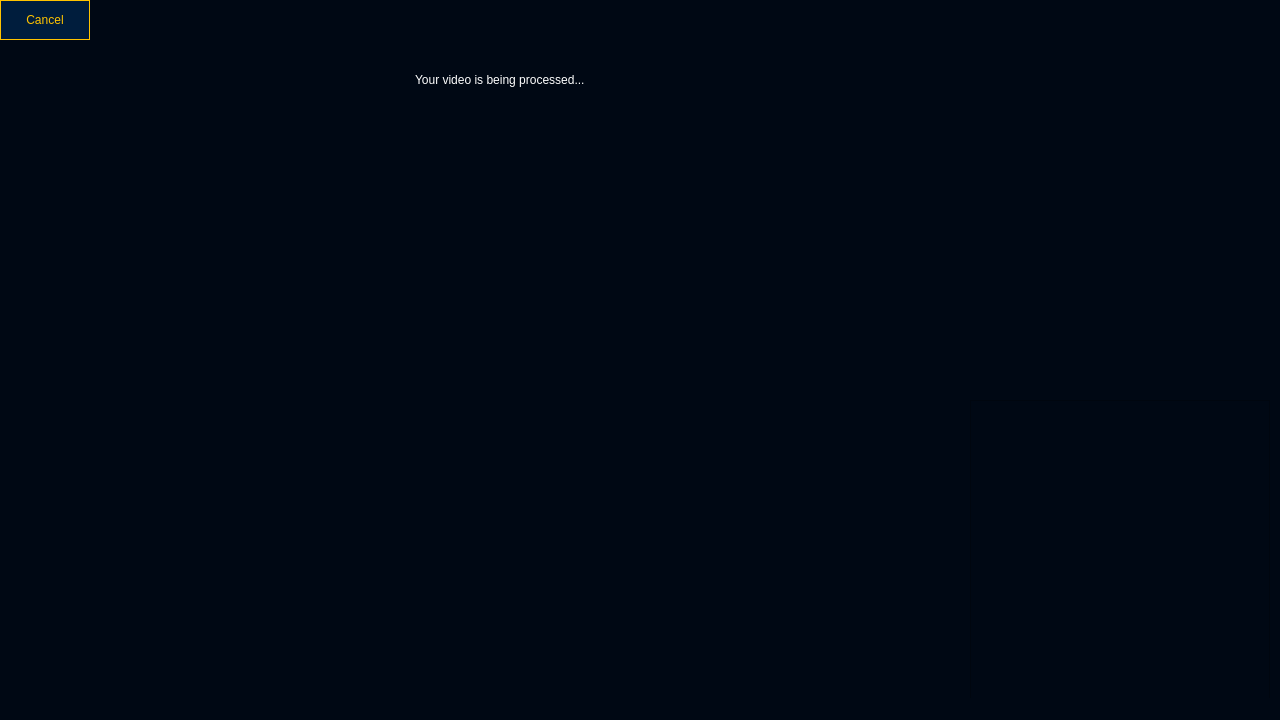
<?xml version="1.0" encoding="UTF-8"?>
<ui version="4.0">
 <class>MainWindow</class>
 <widget class="QMainWindow" name="MainWindow">
  <property name="geometry">
   <rect>
    <x>0</x>
    <y>0</y>
    <width>1280</width>
    <height>720</height>
   </rect>
  </property>
  <property name="windowTitle">
   <string>MainWindow</string>
  </property>
  <property name="styleSheet">
   <string notr="true">background-color: rgb(0, 8, 20);</string>
  </property>
  <widget class="QWidget" name="centralwidget">
   <widget class="QLabel" name="lStatus">
    <property name="geometry">
     <rect>
      <x>415</x>
      <y>60</y>
      <width>451</width>
      <height>40</height>
     </rect>
    </property>
    <property name="styleSheet">
     <string notr="true">color: rgb(255, 255, 255);
font: 24pt &quot;MS Shell Dlg 2&quot;;</string>
    </property>
    <property name="text">
     <string>Your video is being processed...</string>
    </property>
   </widget>
   <widget class="QLabel" name="lAnim">
    <property name="geometry">
     <rect>
      <x>440</x>
      <y>160</y>
      <width>400</width>
      <height>400</height>
     </rect>
    </property>
    <property name="text">
     <string/>
    </property>
   </widget>
   <widget class="QPushButton" name="btnCancel">
    <property name="geometry">
     <rect>
      <x>0</x>
      <y>0</y>
      <width>90</width>
      <height>40</height>
     </rect>
    </property>
    <property name="styleSheet">
     <string notr="true">background-color: rgb(0, 29, 61);
border: 1px solid rgb(255, 195, 0);
color: rgb(255, 195, 0);
font: 20pt &quot;MS Shell Dlg 2&quot;;</string>
    </property>
    <property name="text">
     <string>Cancel</string>
    </property>
   </widget>
   <widget class="QScrollArea" name="scrollArea">
    <property name="geometry">
     <rect>
      <x>970</x>
      <y>400</y>
      <width>300</width>
      <height>300</height>
     </rect>
    </property>
    <property name="widgetResizable">
     <bool>true</bool>
    </property>
    <widget class="QWidget" name="scrollAreaWidgetContents">
     <property name="geometry">
      <rect>
       <x>0</x>
       <y>0</y>
       <width>298</width>
       <height>298</height>
      </rect>
     </property>
    </widget>
   </widget>
  </widget>
  <widget class="QMenuBar" name="menubar">
   <property name="geometry">
    <rect>
     <x>0</x>
     <y>0</y>
     <width>1280</width>
     <height>21</height>
    </rect>
   </property>
  </widget>
  <widget class="QStatusBar" name="statusbar"/>
 </widget>
 <resources/>
 <connections/>
</ui>
